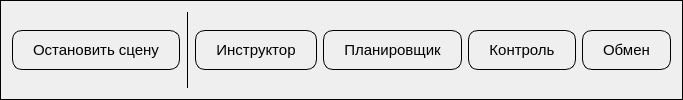
    <widget class="QFrame" name="frame">
     <property name="frameShape">
      <enum>QFrame::Box</enum>
     </property>
     <property name="frameShadow">
      <enum>QFrame::Plain</enum>
     </property>
     <property name="lineWidth">
      <number>1</number>
     </property>
     <property name="midLineWidth">
      <number>1</number>
     </property>
     <layout class="QHBoxLayout" name="horizontalLayout_12">
      <property name="leftMargin">
       <number>11</number>
      </property>
      <property name="topMargin">
       <number>11</number>
      </property>
      <property name="rightMargin">
       <number>11</number>
      </property>
      <property name="bottomMargin">
       <number>11</number>
      </property>
      <item>
       <widget class="QPushButton" name="btn_stop">
        <property name="font">
         <font>
          <pointsize>11</pointsize>
         </font>
        </property>
        <property name="styleSheet">
         <string notr="true">QPushButton
{
	border: 1px solid black;
	border-radius: 10px;
	padding: 10px 20px;
}

QPushButton:checked
{
	background-color:  rgba(0, 255, 0, 0.7);
}</string>
        </property>
        <property name="text">
         <string>Остановить сцену</string>
        </property>
       </widget>
      </item>
      <item>
       <widget class="Line" name="line_2">
        <property name="frameShadow">
         <enum>QFrame::Plain</enum>
        </property>
        <property name="lineWidth">
         <number>1</number>
        </property>
        <property name="midLineWidth">
         <number>1</number>
        </property>
        <property name="orientation">
         <enum>Qt::Vertical</enum>
        </property>
       </widget>
      </item>
      <item>
       <widget class="QPushButton" name="btn_instr">
        <property name="font">
         <font>
          <pointsize>11</pointsize>
         </font>
        </property>
        <property name="styleSheet">
         <string notr="true">QPushButton
{
	border: 1px solid black;
	border-radius: 10px;
	padding: 10px 20px;
}

QPushButton:checked
{
	background-color:  rgba(0, 255, 0, 0.7);
}</string>
        </property>
        <property name="text">
         <string>Инструктор</string>
        </property>
       </widget>
      </item>
      <item>
       <widget class="QPushButton" name="btn_planner">
        <property name="font">
         <font>
          <pointsize>11</pointsize>
         </font>
        </property>
        <property name="styleSheet">
         <string notr="true">QPushButton
{
	border: 1px solid black;
	border-radius: 10px;
	padding: 10px 20px;
}

QPushButton:checked
{
	background-color:  rgba(0, 255, 0, 0.7);
}</string>
        </property>
        <property name="text">
         <string>Планировщик</string>
        </property>
       </widget>
      </item>
      <item>
       <widget class="QPushButton" name="btn_control">
        <property name="font">
         <font>
          <pointsize>11</pointsize>
         </font>
        </property>
        <property name="styleSheet">
         <string notr="true">QPushButton
{
	border: 1px solid black;
	border-radius: 10px;
	padding: 10px 20px;
}

QPushButton:checked
{
	background-color:  rgba(0, 255, 0, 0.7);
}</string>
        </property>
        <property name="text">
         <string>Контроль</string>
        </property>
       </widget>
      </item>
      <item>
       <widget class="QPushButton" name="btn_exchange">
        <property name="font">
         <font>
          <pointsize>11</pointsize>
         </font>
        </property>
        <property name="styleSheet">
         <string notr="true">QPushButton
{
	border: 1px solid black;
	border-radius: 10px;
	padding: 10px 20px;
}

QPushButton:checked
{
	background-color:  rgba(0, 255, 0, 0.7);
}</string>
        </property>
        <property name="text">
         <string>Обмен</string>
        </property>
       </widget>
      </item>
     </layout>
    </widget>
